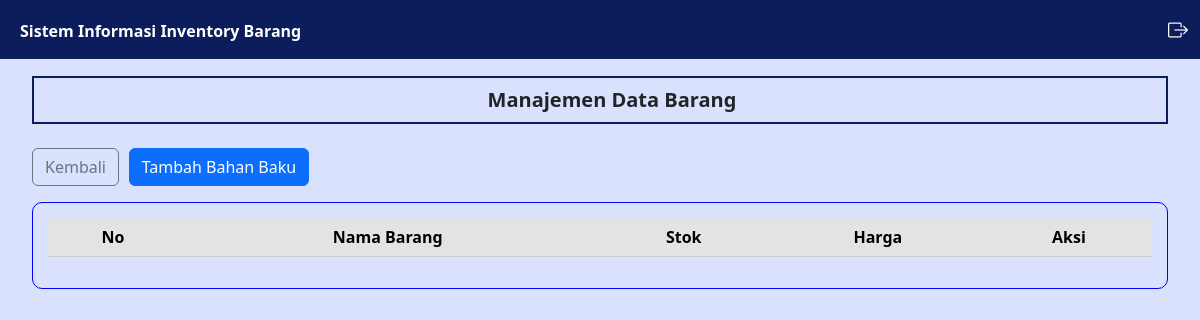
Page /pemasok/barang.php (signed in) on the earlier database version.
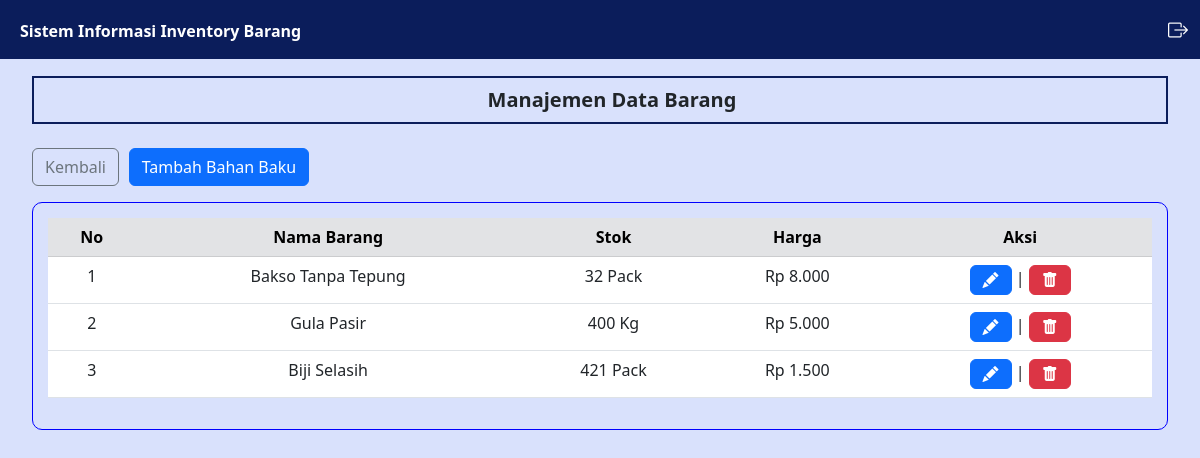
Same page on the later database version.
### tables this page shows
CREATE TABLE `bahan_pemasok` (
  `idbahan` int(11) NOT NULL,
  `idpemasok` int(11) NOT NULL,
  `nama_bahan` varchar(100) NOT NULL,
  `stok` int(11) NOT NULL,
  `satuan` varchar(45) NOT NULL,
  `harga` int(20) NOT NULL
);

### controller/MainController.php (called while the page is built, shortened)
<?php
    $conn = mysqli_connect("localhost","root","","inventory");
    function query($query) {
        global $conn;
        $result = mysqli_query($conn, $query);
        $rows = [];
        while ($row = mysqli_fetch_assoc($result)) {
            $rows[] = $row;
        }
        return $rows;
    }
    function generateRandomKey()
    {
        $keyLength = 32;
        $randomBytes = openssl_random_pseudo_bytes($keyLength, $strong);
        if (!$strong) {
            $randomBytes = random_bytes($keyLength);
        }
        return base64_encode($randomBytes);
    }
    function enkripsi($kata)
    {
        $key = generateRandomKey();
        $string = openssl_encrypt($kata, 'AES-256-CBC', $key, 0, substr($key, 0, 16));
        $hasilEnkripsi = base64_encode($key . $string);
        return $hasilEnkripsi;
    }
?>

### pemasok/barang.php (the view, shortened to what the changed rows need)
<?php
    $data_bahan = query("SELECT * FROM bahan_pemasok");
?>
<html lang="en">
<head>
    <link href="https://cdn.jsdelivr.net/npm/bootstrap@5.3.0/dist/css/bootstrap.min.css" rel="stylesheet"
>
    <link rel="stylesheet" href="https://cdn.datatables.net/1.13.4/css/jquery.dataTables.min.css">
    <link rel="stylesheet" href="https://cdn.jsdelivr.net/npm/bootstrap-icons@1.11.3/font/bootstrap-icons.min.css">
    <link rel="stylesheet" href="../style.css">
</head>
<body>
    <div class="content">
        <div class="main-container m-0">
            <div class="d-flex">
                <div class="contents px-3 py-3 mx-3">
                    <div class="mt-3 box3">
                        <table id="example" class="table table-hover text-center">
                            <thead>
                                <tr class="table-secondary">
                                    <th class="text-center" scope="col">No</th>
                                    <th class="text-center" scope="col">Nama Barang</th>
                                    <th class="text-center" scope="col">Stok</th>
                                    <th class="text-center" scope="col">Harga</th>
                                    <th class="text-center" scope="col">Aksi</th>
                                </tr>
                            </thead>
                            <tbody>
                                <?php
                                    $i = 1;
                                    foreach($data_bahan as $bahan) :
                                ?>
                                    <tr>
                                        <td>
                                            <?= $i; ?>
                                        </td>
                                        <td>
                                            <?= $bahan['nama_bahan']; ?>
                                        </td>
                                        <td>
                                            <?= $bahan['stok']; ?> <?= $bahan['satuan']; ?>
                                        </td>
                                        <td>
                                            Rp <?= number_format($bahan['harga'], 0, ',', '.'); ?>
                                        </td>
                                        <td>
                                            <a class="text-decoration-none" href="../edit/bahan_baku.php?id=<?= enkripsi($bahan['idbahan']); ?>">
                                                <button class="btn btn-primary"><i class="bi bi-pencil-fill"></i></button>
                                            </a>
                                            |
                                            <button type="button" class="btn  btn-danger" id="delete" data-bs-toggle="modal" data-bs-target="#delete_<?= $bahan['idbahan']; ?>">
                                                <i class="bi bi-trash-fill"></i>
                                            </button>
                                        </td>
                                    </tr>
                                <?php
                                    $i++;
                                    endforeach;
                                ?>
                            </tbody>
                        </table>
                    </div>
                </div>
                <?php foreach($data_bahan as $dahan) : ?>
                    </div>
                <?php endforeach; ?>
            </div>
        </div>
</body>
</html>

Differences in the rows shown:
added bahan_pemasok: nama_bahan "Bakso Tanpa Tepung", stok "32", satuan "Pack", harga "8.000"
added bahan_pemasok: nama_bahan "Gula Pasir", stok "400", satuan "Kg", harga "5.000"
added bahan_pemasok: nama_bahan "Biji Selasih", stok "421", satuan "Pack", harga "1.500"
